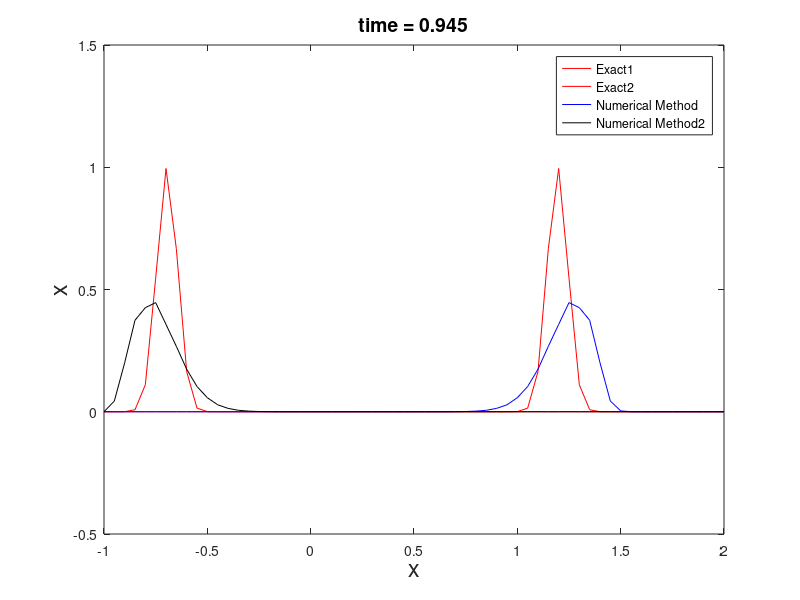
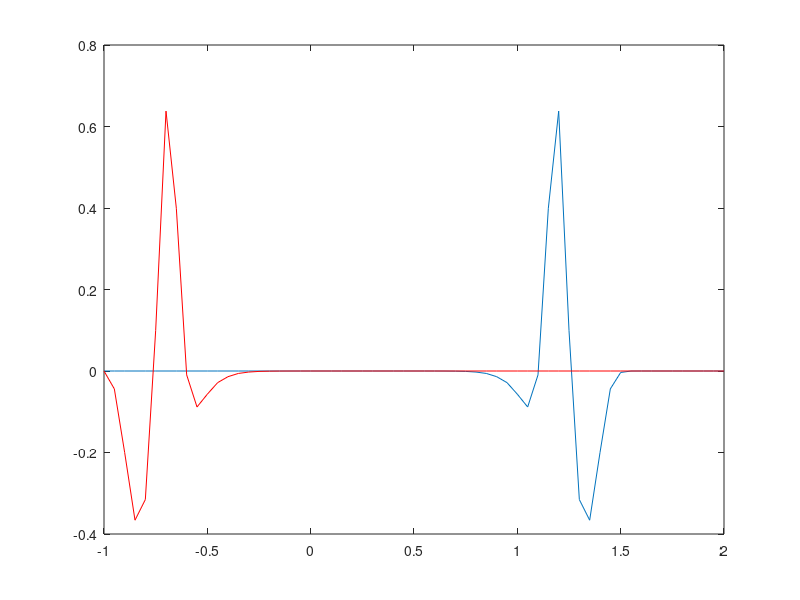

The MATLAB source for these figures, in order:
%% MATLAB CODE FOR LAX METHOD
% PROJECT WORK

clc;

xmin = -1;        %Minimum value of x
xmax = 2;        %Maximum value of x
Tmax= 1;       %Maximum value of t

% kappa = 0.01;   %stepsize in t
% h = 0.01;        % Stepsize in x
h = 0.05;
kappa = 0.9*h;   %stepsize in t
        % Stepsize in x

a=1;             % Wave speed

%Space and Time interval
x = xmin:h:xmax;
t = 0:kappa:Tmax;

M = length(x);
N = length(t);

%Courant-Friedrichs-Lewy
c = a*(kappa/h); 
%c = 1; 

% Gaussian Inital condition
u0 = exp(-200*(x-0.25).^2);
v0 = exp(-200*(x-0.25).^2);
u=u0;
v=v0;
unp1 = u0;
unp2 = v0;

for i =1:N-1
    
    for j =2:M-1
        
         unp1(j) = 1/2*(u(j+1) + u(j-1)) - c/2*(u(j+1) - u(j-1));
         unp2(j) = 1/2*(v(j+1) + v(j-1)) + c/2*(v(j+1) - v(j-1));
         
    end
    
    %update u
    u=unp1;
    v=unp2;
    
    %The Exact solution
    exact1 = exp(-200*(x - 0.25 - a*t(i)).^2);
    exact2 = exp(-200*(x - 0.25 + a*t(i)).^2);
    
    %Plot Solution
     plot(x,exact1,'r-',x,exact2,'r-');    hold on;
    plot(x,u,'b-',x,v,'k-');  hold off;
    axis([xmin xmax -0.5 1.5])
    xlabel('x','fontsize',17)
    ylabel('x','fontsize',17)
    title(sprintf('time = %1.3f',t(i)), 'fontsize',14)
    legend("Exact1","Exact2","Numerical Method","Numerical Method2")
    shg    %Show current figure
    
    % pause   

end
%Error
figure(5000)
plot(x,exact1-u,x,exact2-v,'r-');


